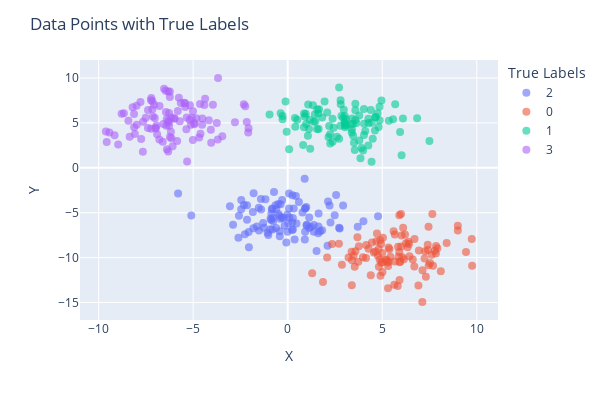

The notebook cell saved with this chart:
### Code cell
cv_X2.plot_data_with_true_labels()
